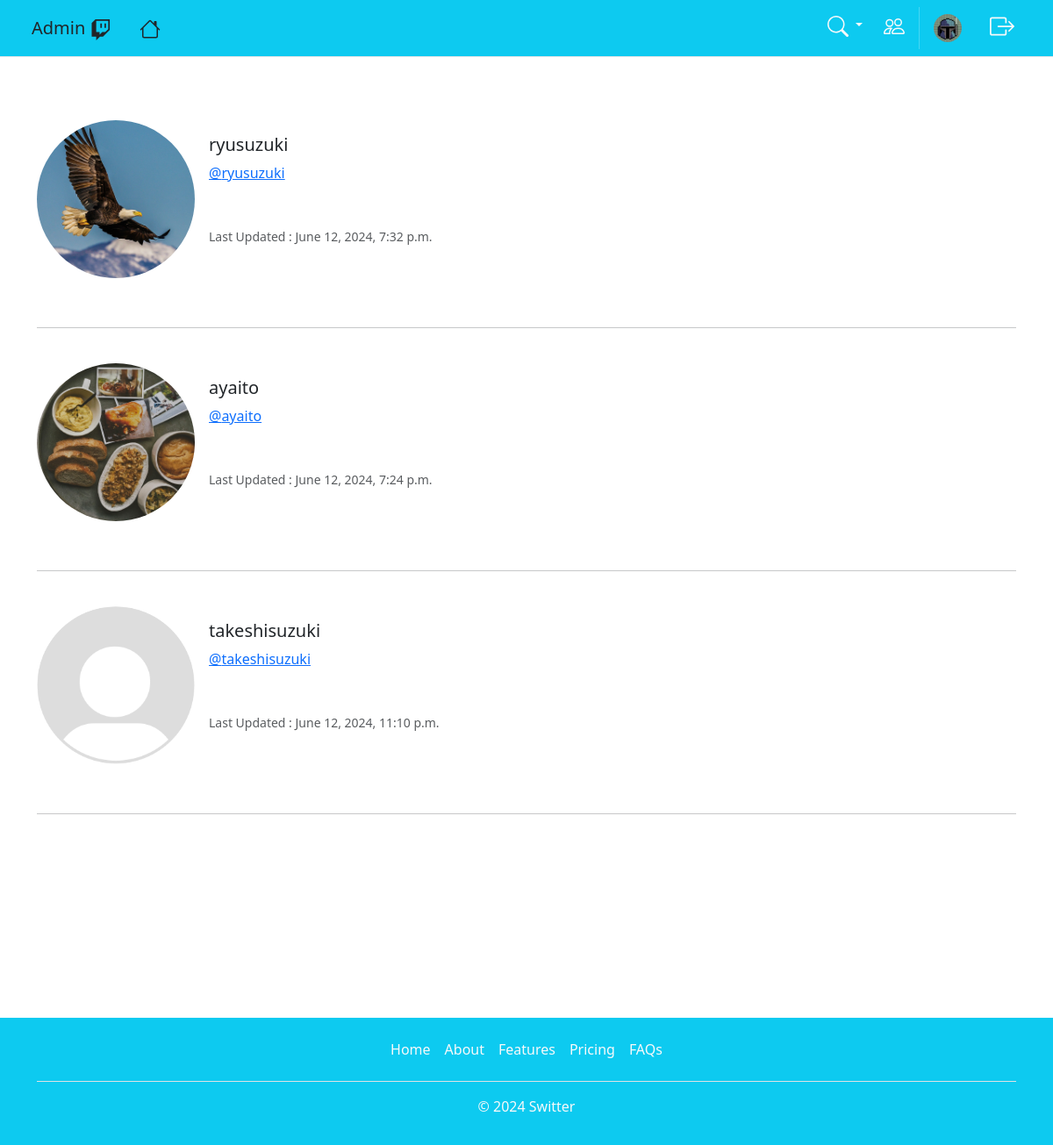
The app's page /profile_list (signed in) with its own data.
### witter/models.py (models this page shows, shortened)
class Profile(models.Model):
    user = models.OneToOneField(User, on_delete=models.CASCADE)
    follows = models.ManyToManyField("self", related_name="followed_by", symmetrical=False, blank=True)
    last_updated = models.DateTimeField(User, auto_now=True)
    profile_img = models.ImageField(null=True, blank=True, upload_to="images/profile_pics/")
    profile_bio = models.CharField(max_length=500, null=True, blank=True)
    homepage = models.CharField(max_length=500, null=True, blank=True)
    facebook = models.CharField(max_length=500, null=True, blank=True)
    instagram = models.CharField(max_length=500, null=True, blank=True)
    linkedin = models.CharField(max_length=500, null=True, blank=True)

### witter/views.py (the view)
# urls.py: path('profile_list', views.profile_list, name="profile_list"),
def profile_list(request):
    if request.user.is_authenticated:
        profiles = Profile.objects.exclude(user=request.user)
        return render(request, "profile_list.html", {"profiles":profiles})
    else:
        messages.success(request, "Login Or Register To View Profiles?")
        return redirect("home")

### witter/templates/profile_list.html
{% extends "base.html" %}
{%  load static %}
{% block content %}
{% for profile in profiles %}
<br>
<div class="card mb-3 border-0" style="max-width: 540px;">
    <div class="row g-0">
      <div class="col-md-4">
        {% if profile.profile_img %}
        <img src="{{ profile.profile_img.url }}" class="img-fluid rounded-circle" alt="Profile Picture">
        {% else %}
        <img src="../media/images/profile_pics/default_pfp.png" class="img-fluid rounded-circle" alt="Profile Picture">
        {% endif %}
      </div>
      <div class="col-md-8">
        <div class="card-body">
          <h5 class="card-title">{{ profile.user.username }}</h5>
          <a class="card-text" href="{% url 'profile' profile.user.id %}">@{{ profile.user|lower }}</a>
          <br>
          <br>
          <br>
          <p class="card-text mb-0"><small class="text-body-secondary ">Last Updated : {{ profile.last_updated }}</small></p>
        </div>
      </div>
    </div>
  </div>
<br>
<hr>
{% endfor %}
{% endblock %}

### witter/templates/navbar.html (shortened to what this page needs)
<nav class="navbar navbar-expand-lg bg-info border-bottom border-bottom-warning">
  <div class="container-fluid text-light">
    {% if user.is_superuser %}
    <a class="navbar-brand text-dark mx-4" href="http://127.0.0.1:8000/admin">Admin
    </a>
    <a class="nav-link text-dark mx-sm-5 mx-md-2" href="{% url 'home' %}"></a>
    {% endif %}
    <div class="collapse navbar-collapse" id="navbarSupportedContent">
      <ul class="navbar-nav ms-auto mb-2 mb-lg-0 mx-3">
      {% if user.is_authenticated %}
        <li class="nav-item dropdown">
          <a class="nav-link dropdown-toggle text-light" href="#" role="button" data-bs-toggle="dropdown" aria-expanded="false">
          </a>
        </li>
        <li class="nav-item">
          <a class="nav-link text-light mx-sm-5 mx-md-2" href="{% url 'profile_list' %}">
          </a>
        </li>
        <li class="nav-item">
          {% if user.profile.profile_img %}
          <a class="nav-link text-light mx-sm-5 mx-md-2" href="{% url 'profile' request.user.id %}">
          <img src="{{ user.profile.profile_img.url }}" class="rounded-circle" width="32" height="32"></img></a>
          {% endif %}
        </li>
    <li class="nav-item">
      <a class="nav-link text-light mx-sm-5 mx-md-2" href="{% url 'logout' %}">
        </a>
    </li>
    {% endif %}
      </ul>
    </div>
  </div>
</nav>

### records on screen
Profile: profile_img (picture), user.username "ryusuzuki", user "ryusuzuki", last_updated "June 12, 2024, 7:32 p.m."
Profile: profile_img (picture), user.username "ayaito", user "ayaito", last_updated "June 12, 2024, 7:24 p.m."
Profile: user.username "takeshisuzuki", user "takeshisuzuki", last_updated "June 12, 2024, 11:10 p.m."
